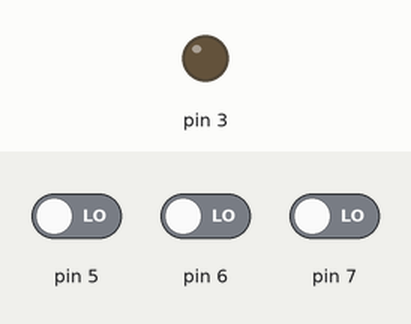
This sketch was run on a simulated Arduino Uno, built with avr-gcc and run on an emulated ATmega328P. Parts: output pins drawn as LEDs (lit = HIGH). Inputs (shaded band) come from the test bench; at power-on: pin 5 LOW, pin 6 LOW, pin 7 LOW. What the sketch prints to the serial monitor is not drawn.

Above: at 1.2 s.
1.3 s: pin 5 driven HIGH
At 1.9 s:
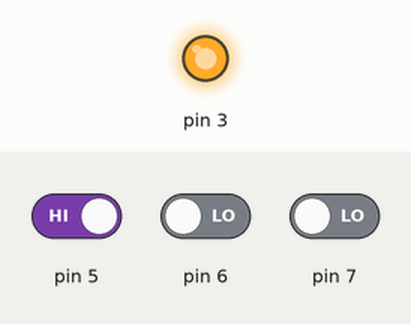
2.8 s: pin 6 driven HIGH
At 3.2 s:
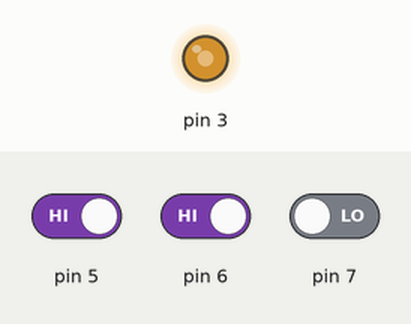
4.3 s: pin 6 driven LOW
At 5.5 s:
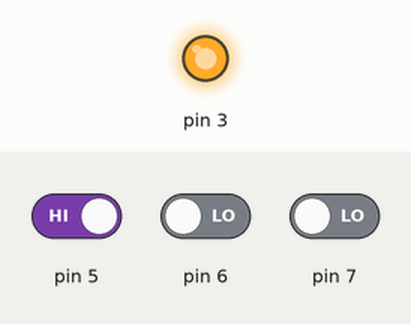
5.8 s: pin 7 driven HIGH
At 6.9 s:
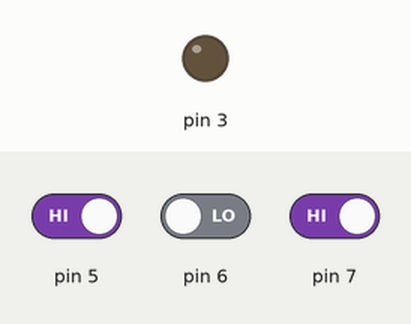
7.3 s: pin 7 driven LOW
At 8.2 s:
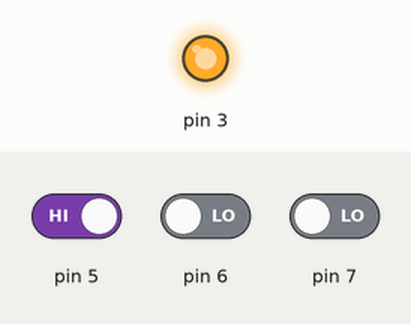
Timing chart, 0 to 9.8 s (numbered marks = the images above; inputs shaded):
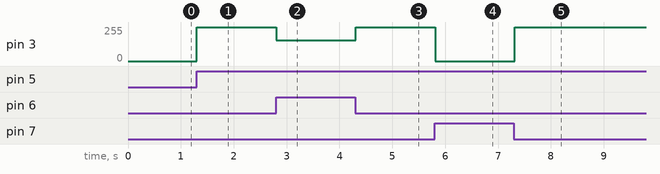

Measured:
- after the input at 1.3 s, pin 3: 0/255 → 255/255 at once
- after the input at 2.8 s, pin 3: 255/255 → 155/255 at once
- after the input at 4.3 s, pin 3: 155/255 → 255/255 at once
- after the input at 5.8 s, pin 3: 255/255 → 0/255 at once
- after the input at 7.3 s, pin 3: 0/255 → 255/255 at once

The sketch:

AR15_AR19.ino
```cpp
void setup(){
  pinMode(3,OUTPUT);
  pinMode(5,INPUT);
  pinMode(6,INPUT);
  pinMode(7,INPUT);
  Serial.begin(9600);
}

void loop(){
  if(digitalRead(5)==HIGH){
    analogWrite(3,255);
  }
  if(digitalRead(6)==HIGH){
    analogWrite(3,155);
  }
 if(digitalRead(7)==HIGH){
    analogWrite(3,0);
  }
  Serial.print(digitalRead(5));
  Serial.print(digitalRead(6));
  Serial.print(digitalRead(7));
  delay(100);
}
```
